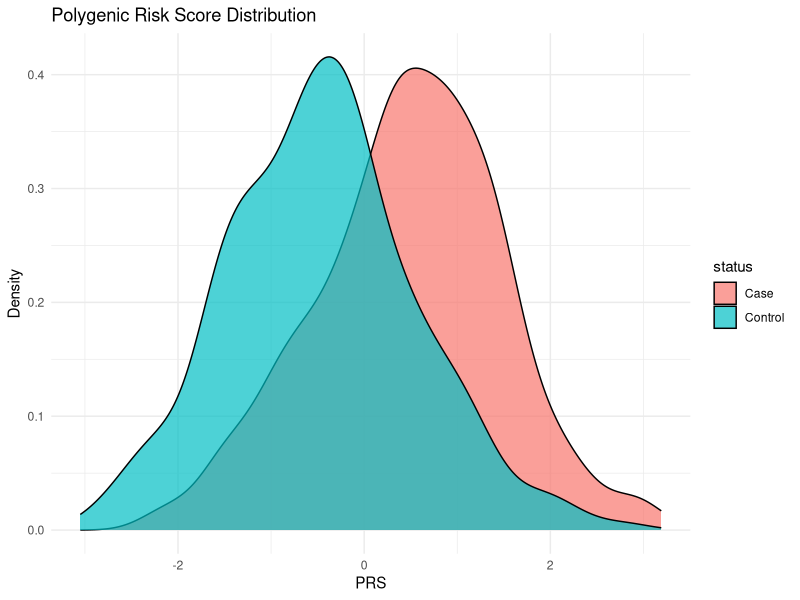
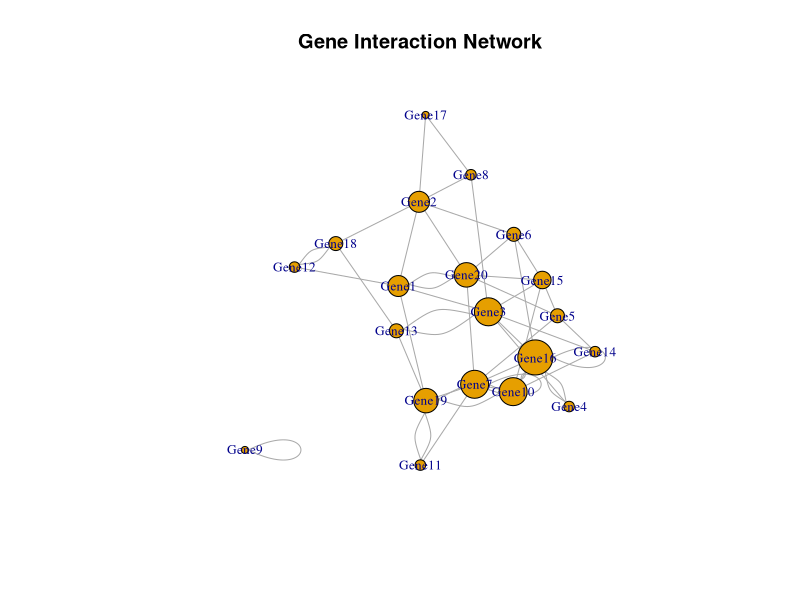
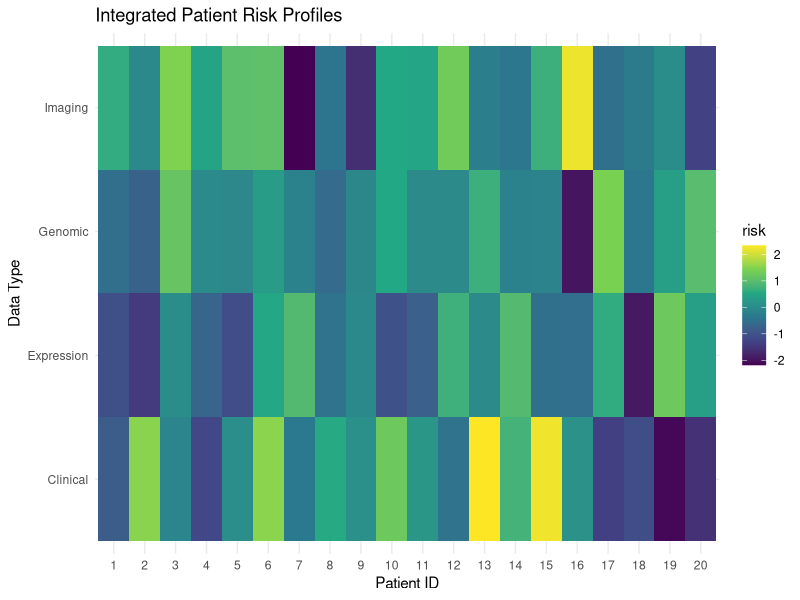
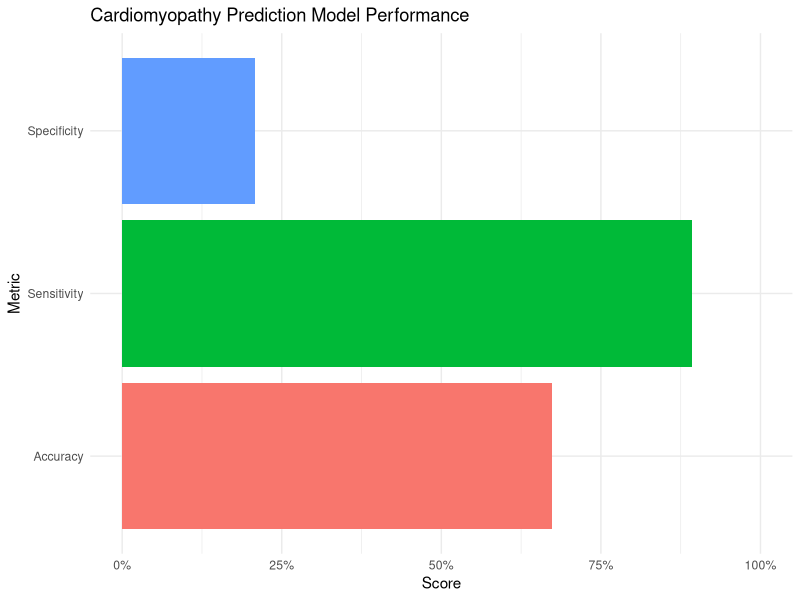

Here is the R script that generated these plots, in order:
# Chapter 8: Genetics
# Machine Learning in Cardiology: A Practical R-Based Approach
# Runnable top to bottom. All data are simulated in the script.

# --------------------------------------------------------------------------
# Polygenic Risk Scores (PRS)
# --------------------------------------------------------------------------

library(dplyr)
library(tidyr)
set.seed(123)

# Create synthetic genotype data for 100 individuals and 5 SNPs
n_individuals <- 100
n_snps <- 5

# Generate random genotypes (0, 1, 2) for each individual
genotype_data <- data.frame(
  SNP = paste0("rs", 1:n_snps),
  matrix(sample(0:2, n_individuals * n_snps, replace = TRUE), 
         nrow = n_snps, ncol = n_individuals)
)

# Create synthetic GWAS summary statistics
gwas_summary_stats <- data.frame(
  SNP = paste0("rs", 1:n_snps),
  beta = rnorm(n_snps, mean = 0, sd = 0.1)  # Effect sizes
)

# Calculate PRS for each individual
prs_data <- genotype_data %>%
  gather(individual, num_alleles, -SNP) %>%
  left_join(gwas_summary_stats, by = "SNP") %>%
  group_by(individual) %>%
  summarize(PRS = sum(num_alleles * beta, na.rm = TRUE))

# View first few PRS scores
head(prs_data,n=3)

# PRS Distribution Visualization
library(ggplot2)
library(dplyr)

data_prs <- data.frame(
  prs = c(rnorm(500, 0.5, 1), rnorm(500, -0.5, 1)),
  status = factor(rep(c("Case", "Control"), each = 500))
)

ggplot(data_prs, aes(x = prs, fill = status)) +
  geom_density(alpha = 0.7) +
  theme_minimal() +
  labs(title = "Polygenic Risk Score Distribution",
       x = "PRS", y = "Density")


# --------------------------------------------------------------------------
# Genome-Wide Association Studies (GWAS)
# --------------------------------------------------------------------------

library(glmnet)

# Generate synthetic GWAS data
n_samples <- 1000
n_snps <- 100

# Create synthetic SNP matrix
X <- matrix(sample(0:2, n_samples * n_snps, replace = TRUE), 
           nrow = n_samples, ncol = n_snps)
colnames(X) <- paste0("SNP", 1:n_snps)

# Generate synthetic disease status (0/1)
# Using 5 causal SNPs with stronger effects
true_betas <- rep(0, n_snps)
causal_snps <- c(5, 20, 40, 60, 80)
true_betas[causal_snps] <- runif(5, 0.5, 1)

# Calculate disease probability and status
logit <- X %*% true_betas
prob <- 1/(1 + exp(-logit))
y <- rbinom(n_samples, 1, prob)

# Fit LASSO model
cv_fit <- cv.glmnet(X, y, family = "binomial", alpha = 1)
best_lambda <- cv_fit$lambda.min
lasso_fit <- glmnet(X, y, family = "binomial", alpha = 1, lambda = best_lambda)

# Get non-zero coefficients
coef_lasso <- coef(lasso_fit)[-1]  # Exclude intercept
selected_snps <- which(coef_lasso != 0)
print(paste("Selected SNPs:", paste(selected_snps, collapse = ", ")))


# --------------------------------------------------------------------------
# Gene Expression Analysis
# --------------------------------------------------------------------------

n <- 1000
counts <- matrix(rnbinom(n * 20, size = 3, mu = 100), nrow = n)

# Make first 50 genes differential in treated samples (last 10 samples)
counts[1:50, 11:20] <- matrix(rnbinom(50 * 10, size = 3, mu = 400), nrow = 50)

condition <- factor(rep(c("control", "treated"), each = 10))
results <- data.frame(
  gene = paste0("gene", 1:n),
  pvalue = sapply(1:n, function(i) t.test(counts[i, 1:10], counts[i, 11:20])$p.value),
  logFC = log2(rowMeans(counts[, 11:20]) / rowMeans(counts[, 1:10]))
)

sig_genes <- subset(results, p.adjust(pvalue, "BH") < 0.05 & abs(logFC) > 1)
print(head(sig_genes))


# --------------------------------------------------------------------------
# Pathway Analysis and Network Modeling
# --------------------------------------------------------------------------

library(igraph)

# Create simple network with 20 genes and their interactions
edges <- data.frame(
  source = sample(paste0("Gene", 1:20), 50, replace = TRUE),
  target = sample(paste0("Gene", 1:20), 50, replace = TRUE)
)

# Create network and find hub genes
net <- graph_from_data_frame(edges, directed = FALSE)
hubs <- head(sort(degree(net), decreasing = TRUE), 5)

# Print results
print("Top hub genes and their connections:")
print(hubs)

# Plot network
plot(net, 
     vertex.size = degree(net)*2,  # Size nodes by connections
     vertex.label.cex = 0.8,       # Adjust label size
     layout = layout_with_fr,      # Use Fruchterman-Reingold layout
     main = "Gene Interaction Network")


# --------------------------------------------------------------------------
# Integrating Genomic Data with Clinical Data
# --------------------------------------------------------------------------

# Risk Integration Heatmap
data_integrated <- data.frame(
  patient = rep(1:20, 4),
  data_type = rep(c("Genomic", "Clinical", "Expression", "Imaging"), each = 20),
  risk = scale(rnorm(80))
)

ggplot(data_integrated, aes(x = factor(patient), y = data_type, fill = risk)) +
  geom_tile() +
  theme_minimal() +
  scale_fill_viridis_c() +
  labs(title = "Integrated Patient Risk Profiles",
       x = "Patient ID", y = "Data Type")

# Load required libraries
library(dplyr)
library(tidyr)

# Generate synthetic integrated dataset
n_patients <- 200

# Clinical data
clinical_data <- data.frame(
  patient_id = paste0("P", 1:n_patients),
  age = rnorm(n_patients, mean = 60, sd = 10),
  sex = sample(c("M", "F"), n_patients, replace = TRUE),
  bp_systolic = rnorm(n_patients, mean = 130, sd = 20),
  bp_diastolic = rnorm(n_patients, mean = 80, sd = 10),
  bmi = rnorm(n_patients, mean = 27, sd = 4)
)

# Genomic risk scores (from previous PRS calculation)
genomic_data <- data.frame(
  patient_id = paste0("P", 1:n_patients),
  prs_score = rnorm(n_patients, mean = 0, sd = 1),
  risk_allele_count = sample(0:10, n_patients, replace = TRUE)
)

# Imaging data (simplified metrics)
imaging_data <- data.frame(
  patient_id = paste0("P", 1:n_patients),
  ejection_fraction = rnorm(n_patients, mean = 60, sd = 10),
  left_ventricle_mass = rnorm(n_patients, mean = 150, sd = 30)
)

# Integrate all data sources
integrated_data <- clinical_data %>%
  left_join(genomic_data, by = "patient_id") %>%
  left_join(imaging_data, by = "patient_id")

# Create risk score combining all factors
integrated_data <- integrated_data %>%
  mutate(
    risk_score = scale(
      0.3 * scale(prs_score) +
      0.2 * scale(bp_systolic) +
      0.2 * scale(ejection_fraction) +
      0.2 * scale(age) +
      0.1 * scale(bmi)
    )
  )

# Identify high-risk patients (top 10%)
high_risk <- integrated_data %>%
  arrange(desc(risk_score)) %>%
  slice_head(n = n_patients / 10)

print(paste("Number of high-risk patients identified:", nrow(high_risk)))


# --------------------------------------------------------------------------
# Predicting Heart Failure Risk
# --------------------------------------------------------------------------

# Load required libraries
library(glmnet)
library(caret)

# Generate synthetic dataset for cardiomyopathy prediction
n_samples <- 500

# Create feature matrix combining clinical and genomic data
data <- data.frame(
  # Clinical features
  age = rnorm(n_samples, mean = 60, sd = 10),
  bmi = rnorm(n_samples, mean = 27, sd = 4),
  systolic_bp = rnorm(n_samples, mean = 130, sd = 20),
  
  # Genetic features (5 key SNPs)
  snp1 = sample(0:2, n_samples, replace = TRUE),
  snp2 = sample(0:2, n_samples, replace = TRUE),
  snp3 = sample(0:2, n_samples, replace = TRUE),
  snp4 = sample(0:2, n_samples, replace = TRUE),
  snp5 = sample(0:2, n_samples, replace = TRUE)
)

# Generate cardiomyopathy status based on features
risk_score <- with(data, 
  0.3 * scale(age) +
  0.2 * scale(bmi) +
  0.2 * scale(systolic_bp) +
  0.1 * (snp1 + snp2 + snp3 + snp4 + snp5)
)
prob <- plogis(risk_score)
data$cardiomyopathy <- rbinom(n_samples, 1, prob)

# Split data into training and testing sets
train_idx <- sample(1:n_samples, 0.7 * n_samples)
X_train <- as.matrix(data[train_idx, -9])  # Exclude cardiomyopathy status
X_test <- as.matrix(data[-train_idx, -9])
y_train <- data$cardiomyopathy[train_idx]
y_test <- data$cardiomyopathy[-train_idx]

# Train LASSO model
cv_fit <- cv.glmnet(X_train, y_train, family = "binomial", alpha = 1)
best_lambda <- cv_fit$lambda.min

# Make predictions
predictions <- predict(cv_fit, X_test, s = "lambda.min", type = "response")

# Calculate performance metrics
thresh <- 0.5
pred_class <- ifelse(predictions > thresh, 1, 0)
accuracy <- mean(pred_class == y_test)
sensitivity <- sum(pred_class & y_test) / sum(y_test)
specificity <- sum(!pred_class & !y_test) / sum(!y_test)

# Create performance metrics dataframe
metrics <- data.frame(
  Metric = c("Accuracy", "Sensitivity", "Specificity"),
  Value = c(
    mean(pred_class == y_test),
    sum(pred_class & y_test) / sum(y_test),
    sum(!pred_class & !y_test) / sum(!y_test)
  )
)

# Create plot
ggplot(metrics, aes(x = Metric, y = Value, fill = Metric)) +
  geom_bar(stat = "identity") +
  scale_y_continuous(limits = c(0, 1), labels = scales::percent) +
  labs(title = "Cardiomyopathy Prediction Model Performance",
       y = "Score") +
  theme_minimal() +
  theme(legend.position = "none") +
  coord_flip()
